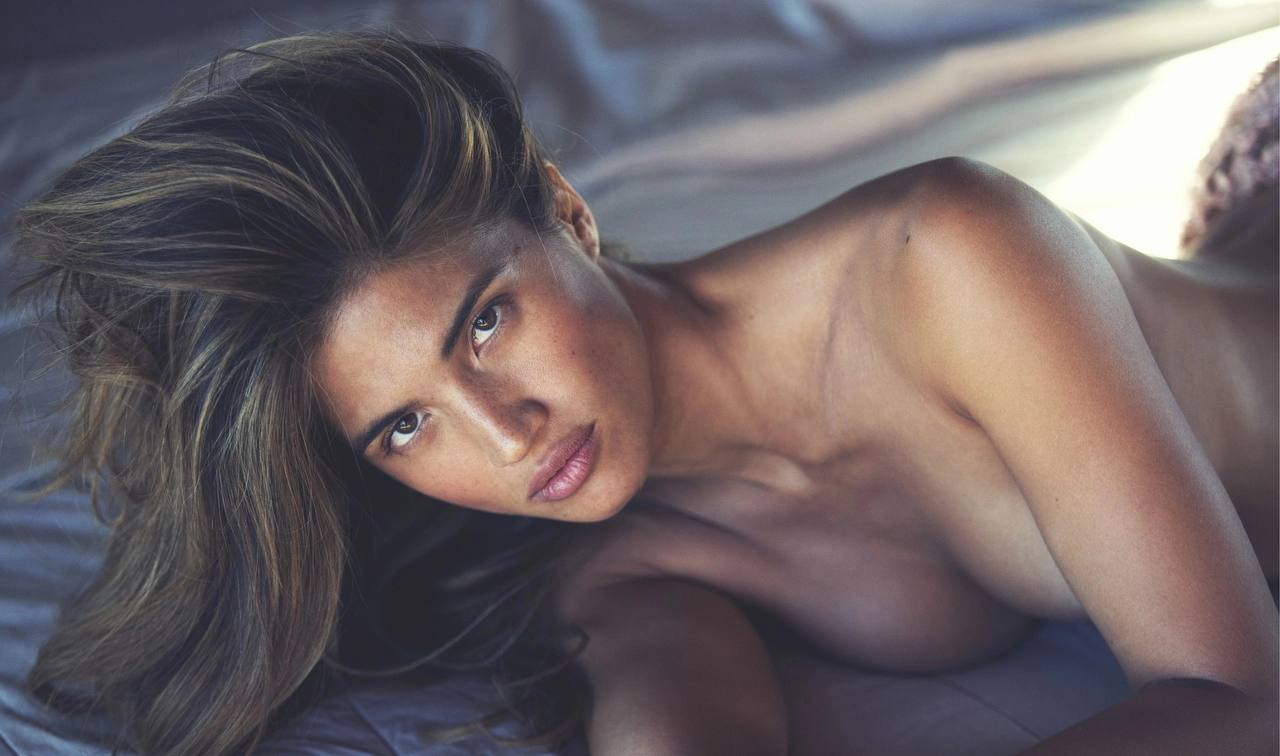
#> input picture photos/file_1.jpg, 1280 x 756 px; its folder holds only this picture in this run
$ python -i img_proccessing.py   (imports and definitions only)
#> lines starting #> are read from the running program, lines starting #| are printed output that depends on the picture
import cv2
import os
import numpy as np

from typing import Tuple
from enum import Enum

import model.img_data as img_d
import core.HNSW_index as HNSW_index

import logging
# [1 line not run here, left out]
logger = logging.getLogger(__name__)

NFEATURES = 1000

# Define an enumeration for filter flags
class FilterFlags(Enum):
    GAUSSIAN = 1
    HIST_EQUALIZATION = 2
    SHARPERING = 4
    DENOISE = 8
    RES_ENHANCEMENT = 16

# Brightness and Contrast Adjustment
# [6 lines left out: function brightness_contrast_adjust, not called in this run]

# Histogram Equalization
def histogram_equalization(gray_image):
    equalized_image = cv2.equalizeHist(gray_image)
    return equalized_image

# Noise Reduction
def noise_reduction_gaussian(image):
    blurred_image = cv2.GaussianBlur(image, (5, 5), 0)
    return blurred_image

# Sharpening
# [7 lines left out: function reduce_sharpening, not called in this run]

# Noise Reduction
def noise_reduction(image:np.ndarray):
    denoised_image = cv2.fastNlMeansDenoising(image)
    return denoised_image

# Resolution Enhancement
def resolution_enhancement(image, new_width, new_height):
    upscaled_image = cv2.resize(image, (new_width, new_height), interpolation=cv2.INTER_CUBIC)
    return upscaled_image

filter_functions = {
    FilterFlags.GAUSSIAN: noise_reduction_gaussian,
    FilterFlags.SHARPERING: reduce_sharpening,
    FilterFlags.HIST_EQUALIZATION: histogram_equalization,
    FilterFlags.DENOISE: noise_reduction,
}

# [33 lines left out: functions compare_sift_descriprtors, compare_descriprtors, not called in this run]

def get_image_data_sift(path_to_img, nfeatures:int =NFEATURES, filters=0) -> Tuple[np.ndarray, img_d.DescriptorType]:

#> called with path_to_img = '../photos/file_1.jpg', nfeatures = 1000, filters = 0
    img = cv2.imread(path_to_img, cv2.IMREAD_GRAYSCALE)
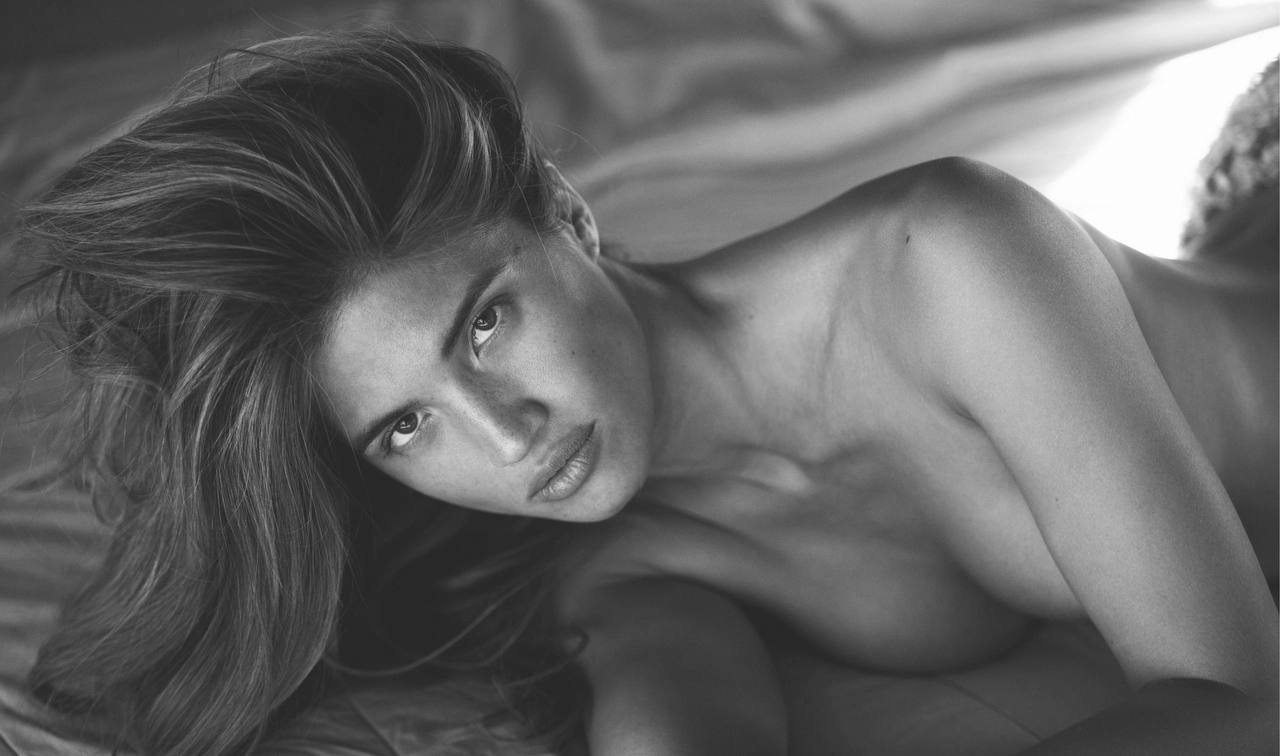
#> img: shape (756, 1280); min 26, max 255, mean 100.4
    if img is None:
        logger.info("Can't open image: %s", path_to_img)
        return np.empty([]), img_d.DescriptorType.SIFT

    width = int(img.shape[1] * 1.5)
#> width = 1920
    height = int(img.shape[0] * 1.5)
#> height = 1134
    img = resolution_enhancement(img, width, height)

    sift = cv2.SIFT_create(nfeatures=nfeatures, contrastThreshold=0.04, edgeThreshold=10)
    _, desc = sift.detectAndCompute(img, None)

    # Check filter flags and apply filters accordingly
    for flag, func in filter_functions.items():
        if desc.shape[0] < nfeatures and filters & flag.value:
            img = func(img)
            _, desc = sift.detectAndCompute(img, None)

    return desc, img_d.DescriptorType.SIFT

# [7 lines left out: function get_FLANN_matcher, not called in this run]

>>> result = get_image_data_sift('../photos/file_1.jpg')

$ run again, on photos/file_2.jpg
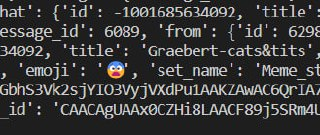
#> input picture photos/file_2.jpg, 320 x 135 px
#> in get_image_data_sift, `img = cv2.imread(path_to_img, cv2.IMREAD_GRAYSCALE)`:
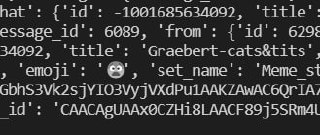
#> img: shape (135, 320); min 0, max 255, mean 55.1
#> in resolution_enhancement, `upscaled_image = cv2.resize(image, (new_width, new_height), interpolat..`:
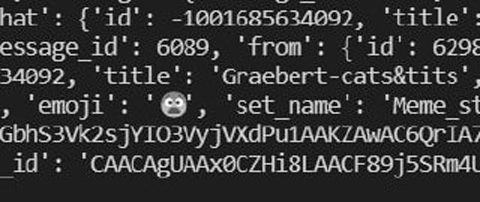
#> upscaled_image: shape (202, 480); min 0, max 255, mean 55.1

$ run again, on photos/file_3.jpg
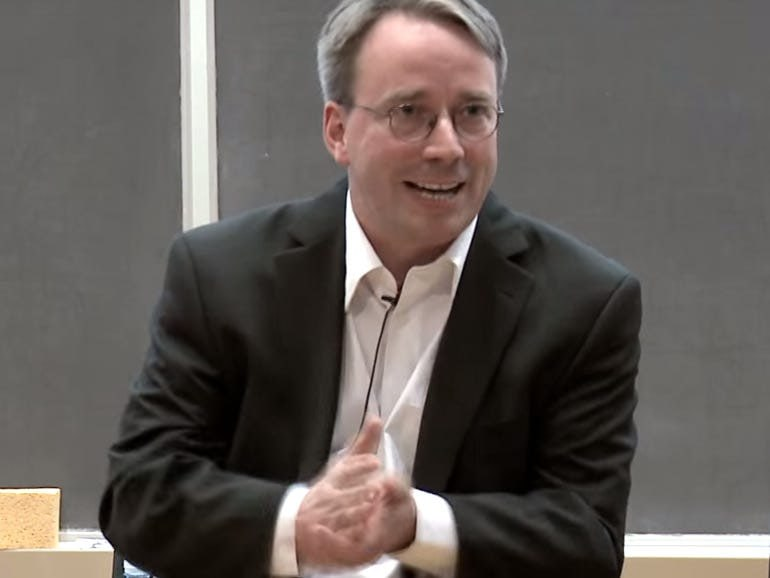
#> input picture photos/file_3.jpg, 770 x 578 px
#> in get_image_data_sift, `img = cv2.imread(path_to_img, cv2.IMREAD_GRAYSCALE)`:
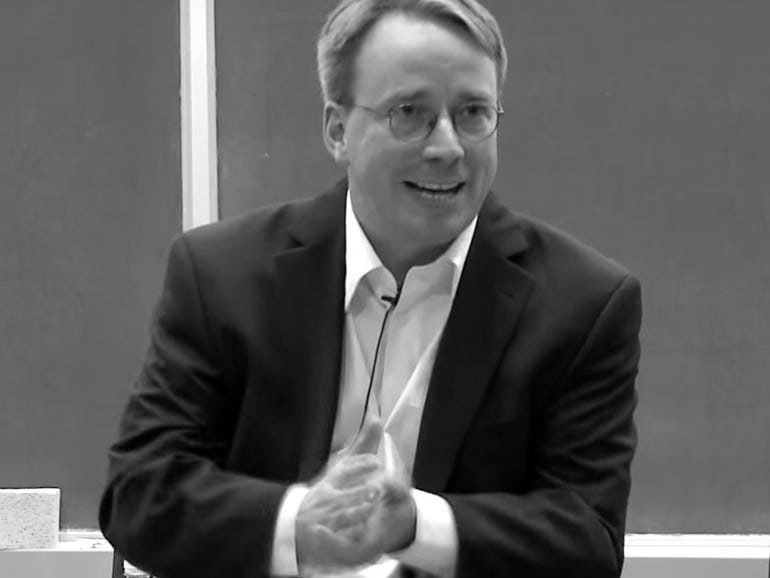
#> img: shape (578, 770); min 0, max 255, mean 93
